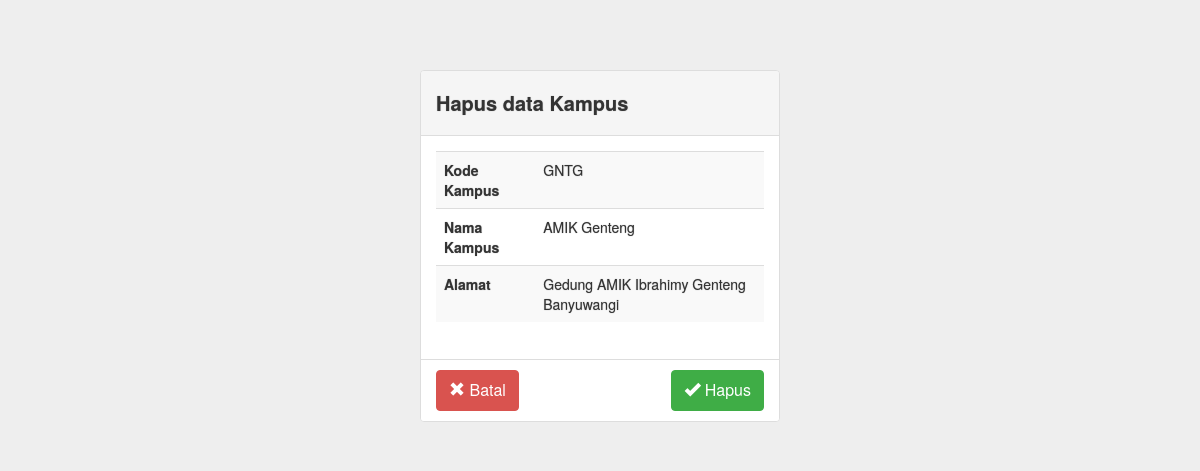
Page /admin/kampus/delkampus.php?kd=GNTG (signed in) on the committed database.
### tables this page shows
CREATE TABLE IF NOT EXISTS `kampus` (
  `KAMPUS_KODE` varchar(4) NOT NULL,
  `KAMPUS_STRING` varchar(50) DEFAULT NULL,
  `KAMPUS_ALAMAT` text
);

### admin/kampus/delkampus.php (the view, shortened to what this page needs)
<?php
$kd = $_GET['kd'];
?>
<!DOCTYPE HTML>
<html>
	<head>
		<link rel="stylesheet" type="text/css" href="../../css/lumen.css">
	</head>
	<body style="padding-top:70px;text-shadow: 0px 0px 1px #909090 !important;background:#eee;">
		<?php if ($_SESSION["level"] == "Admin"){ ?>
		<div class="container" style="">
			<div class="row">
				<div class="col-md-4"></div>
				<div class="col-md-4 col-xs-12" style="">
					<div class="panel panel-default">
						<div class="panel-heading">
							<h4>Hapus data Kampus</h4>
						</div>
						<div class="panel-body">
						<?php
							  $ca = mysql_query("SELECT * FROM kampus WHERE kampus_kode='$kd'");
							  $da = mysql_fetch_array($ca);
						 ?>
						 <form action="" method="POST">
							<table class="table table-hover table-striped table-responsive">
								<tbody>
									<tr>
										<td><b>Kode Kampus</b></td>
										<td><?php echo $da['KAMPUS_KODE']; ?></td>
									</tr>
									<tr>
										<td><b>Nama Kampus</b></td>
										<td><?php echo $da['KAMPUS_STRING']; ?></td>
									</tr>
									<tr>
										<td><b>Alamat</b></td>
										<td><?php echo $da['KAMPUS_ALAMAT']; ?></td>
									</tr>
								</tbody>
							</table>
						</div>
						<div class="panel-footer">
								<button type="submit" class="btn btn-danger" name="batal"><span class="glyphicon glyphicon-remove"></span> Batal</button> <button type="submit" class="btn btn-success pull-right" name="hapus"><span class="glyphicon glyphicon-ok"></span> Hapus</button>
						</div>
					</div>
				</div>
				<div class="col-md-4"></div>
			<?php }
				elseif ($_SESSION['level']=='Dosen' || $_SESSION['level']== 'Mahasiswa') {
					header('location:../../');
				}
				else{
					header('location:../../');
				exit();
				}
			 ?>
	</body>
</html>

### rows in the picture
kampus: KAMPUS_KODE "GNTG", KAMPUS_STRING "AMIK Genteng", KAMPUS_ALAMAT "Gedung AMIK Ibrahimy Genteng Banyuwangi"
